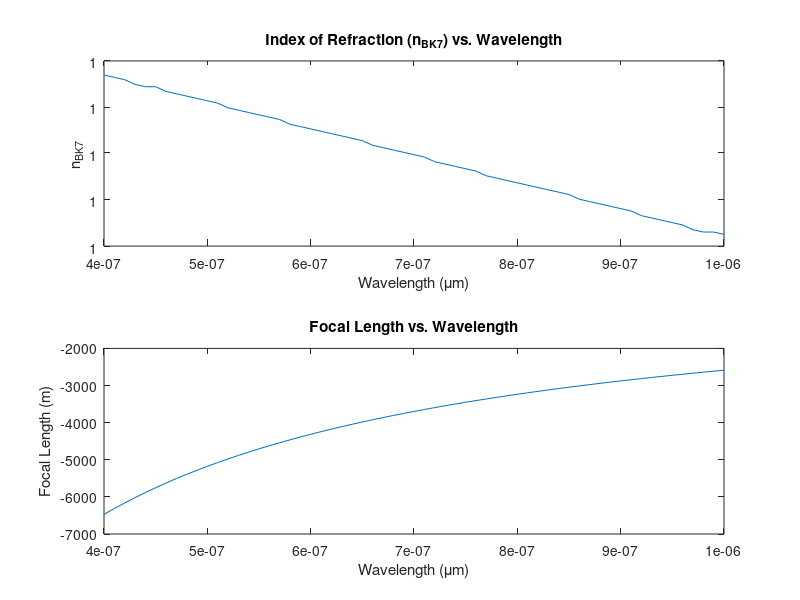

The MATLAB source for this figure: (Note: this script raises an error after producing the figure.)

%% Q 2
% a
% we will use Lens formula
clc

n_2 = 1.545;
n_1 = 1;
n_3 = 1;
R_1 = 5*10^(-3);
R_2 = 6*10^(-3);
f = ((n_2 - n_1)/R_1 + (n_3 - n_2)/R_2)^(-1); % f = 55.04 mm
% we can get a real image with this lens as long as u > f the object is
% placed further from the focal lens distance

%% b
lambda_arra = 0.4:0.01:1;
lambda_array = lambda_arra*1e-6;

n_BK7 = 1 + (1.03961212 * lambda_array.^2) ./ (lambda_array.^2 - 0.00600069867) + ...
    0.231792344 .* lambda_array ./ (lambda_array.^2 - 0.0200179144) + ...
    (1.01046945 .* lambda_array) ./ (lambda_array.^2 - 103.560653);

f = zeros(size(lambda_array)); 

for i = 1:length(lambda_array)
    n_BK7_i = 1 + (1.03961212 * lambda_array(i)^2) / (lambda_array(i)^2 - 0.00600069867) + ...
        0.231792344 * lambda_array(i) / (lambda_array(i)^2 - 0.0200179144) + ...
        (1.01046945 * lambda_array(i)) / (lambda_array(i)^2 - 103.560653);
    
    f(i) = ((n_BK7_i - n_1) / R_1 + (n_3 - n_BK7_i) / R_2)^(-1);
end

% Plot n_BK7
subplot(2,1,1);
plot(lambda_array, n_BK7);
xlabel('Wavelength (\mum)');
ylabel('n_{BK7}');
title('Index of Refraction (n_{BK7}) vs. Wavelength');

% Plot f
subplot(2,1,2);
plot(lambda_array, f);
xlabel('Wavelength (\mum)');
ylabel('Focal Length (m)');
title('Focal Length vs. Wavelength');

%% c 1+2
R = 25;
d1 = 70;
syms d2;
lambda_1 = 595*10^(-3);
lambda_2 = 487*10^(-3);
lambda_array = lambda_1;

n_BK7 = sqrt(1 + (1.03961212 * lambda_array^2)/ (lambda_array^2 - 0.00600069867) + ...
    (0.231792344 .* lambda_array)/ (lambda_array^2 - 0.0200179144) + ...
    (1.01046945 * lambda_array) / (lambda_array^2 - 103.560653));




M = calculateM(d1,d2,n_BK7,R);

% Define the equation
B = M(1,2);
equation = B == 0;

% Solve the equation
solution = solve(equation, d2);

% Display the solution
disp(solution);

% 2 c 2
r = 1;
theta = -pi/5:pi/25:pi/5;
x_ = -1:0.1:1;
% Initialize arrays to store beam positions after each matrix multiplication
positions_after_A = [];
positions_after_B = [];
positions_after_C = [];
positions_after_D = [];
lambda_array =lambda_1;
for i = 1:length(theta)
    bean_in = [r;theta(i)];
    bean_A = matrixA(70)*bean_in;
    positions_after_A = [positions_after_A, bean_A];
    bean_B = matrixB(R,n_BK7)*bean_A;
    positions_after_B = [positions_after_B, bean_B];
    bean_C = matrixC(R,n_BK7)*bean_B;
    positions_after_C = [positions_after_C, bean_C];
    bean_D = matrixD(32)*bean_C;
    positions_after_D = [positions_after_D, bean_D];
     % Define the x and y coordinates of the four points
     x = [0, 70, 71, 102];
     y = [bean_in(1), bean_A(1), bean_B(1), bean_D(1)];
     
     % Plot the points
     figure(1)
     plot(x, y, '--', 'MarkerSize', 100); 
     xlabel('X axis mm');
     ylabel('Y axis mm');
     title('Graph of beam path');
     hold on
end
hold off

for j = 1:2
    if j == 1
        lambda_array = lambda_1;
        n_BK7 = sqrt(1 + (1.03961212 * lambda_array^2)/ (lambda_array^2 - 0.00600069867) + ...
    (0.231792344 .* lambda_array)/ (lambda_array^2 - 0.0200179144) + ...
    (1.01046945 * lambda_array) / (lambda_array^2 - 103.560653));
    end
    if j == 2
        lambda_array = lambda_2;
        n_BK7 = sqrt(1 + (1.03961212 * lambda_array^2)/ (lambda_array^2 - 0.00600069867) + ...
    (0.231792344 .* lambda_array)/ (lambda_array^2 - 0.0200179144) + ...
    (1.01046945 * lambda_array) / (lambda_array^2 - 103.560653));
    end

    for i = 1:length(x_)
        bean_in = [x_(i);0];
        bean_A = matrixA(70)*bean_in;
        positions_after_A = [positions_after_A, bean_A];
        bean_B = matrixB(R,n_BK7)*bean_A;
        positions_after_B = [positions_after_B, bean_B];
        bean_C = matrixC(R,n_BK7)*bean_B;
        positions_after_C = [positions_after_C, bean_C];
        bean_D = matrixD(32)*bean_C;
        positions_after_D = [positions_after_D, bean_D];
         % Define the x and y coordinates of the four points
         x = [0, 70, 71, 102];
         y = [bean_in(1), bean_A(1), bean_B(1), bean_D(1)];
         
         if j == 1
         % Plot the points
         figure(2)
         plot(x, y, '--', 'MarkerSize', 100,'Color','b'); 
         hold on
         xlabel('X axis');
         ylabel('Y axis');
         title('Graph of beam path');
         
         else
             % Plot the points
             figure(2)
             plot(x, y, '--', 'MarkerSize', 100,'Color','r'); 
             legend('lambda_1','Location','south')
             legend('\color{blue}lambda_1','\color{red}lambda_2')
             xlabel('X axis');
             ylabel('Y axis');
             title('Graph of beam path');
         end
         
       
    end
end
hold off
%% 2 d 1

n_BK7 = sqrt(1 + (1.03961212 * lambda_array^2)/ (lambda_array^2 - 0.00600069867) + ...
    (0.231792344 .* lambda_array^2)/ (lambda_array^2 - 0.0200179144) + ...
    (1.01046945 * lambda_array^2) / (lambda_array^2 - 103.560653));

n_F2 = sqrt(1 + (1.34533359* lambda_array^2)/( lambda_array^2 - 0.00997743871) +...
    (0.209073176*lambda_array^2)/(lambda_array^2 - 0.0470450767) + ...
    (0.937357162*lambda_array^2)/(lambda_array^2 - 111.886764));


d1 = 0.7*10^(-3);
d2 = 1.15*10^(-3);
lambda1 = 445*10^(-6);
lambda2 = 739*10^(-6);
R = 35*10^(-3);
syms R3; % R3 = 21.15

for i = 1:2
    if i == 1
        lambda_array = lambda1;
        n_BK7 = sqrt(1 + (1.03961212 * lambda_array^2)/ (lambda_array^2 - 0.00600069867) + ...
        (0.231792344 .* lambda_array^2)/ (lambda_array^2 - 0.0200179144) + ...
        (1.01046945 * lambda_array^2) / (lambda_array^2 - 103.560653));

        n_F2 = sqrt(1 + (1.34533359* lambda_array^2)/( lambda_array^2 - 0.00997743871) +...
        (0.209073176*lambda_array^2)/(lambda_array^2 - 0.0470450767) + ...
        (0.937357162*lambda_array^2)/(lambda_array^2 - 111.886764));
        n_BK7 = 1;
        n_F2 = 0.99;
        M1 = [1,0;(1-n_BK7)/(n_BK7*R),1/n_BK7];
        M2 = [1,d1;0,1];
        M3 = [1,0;(n_BK7-n_F2)/(-R*n_F2),n_BK7/n_F2];
        M4 = [1,d2;0,1];
        M5 = [1,0;(n_F2-1)/(-R3),n_F2];
        Mtot1 = M5*M4*M3*M2*M1;
        C1 = Mtot1(2,1);
    end
    if i == 2
        lambda_array = lambda2;
        n_BK7 = sqrt(1 + (1.03961212 * lambda_array^2)/ (lambda_array^2 - 0.00600069867) + ...
        (0.231792344 .* lambda_array^2)/ (lambda_array^2 - 0.0200179144) + ...
        (1.01046945 * lambda_array^2) / (lambda_array^2 - 103.560653));

        n_F2 = sqrt(1 + (1.34533359* lambda_array^2)/( lambda_array^2 - 0.00997743871) +...
        (0.209073176*lambda_array^2)/(lambda_array^2 - 0.0470450767) + ...
        (0.937357162*lambda_array^2)/(lambda_array^2 - 111.886764));

        M1 = [1,0;(1-n_BK7)/(n_BK7*R),1/n_BK7];
        M2 = [1,d1;0,1];
        M3 = [1,0;(n_BK7-n_F2)/(-R*n_F2),n_BK7/n_F2];
        M4 = [1,d2;0,1];
        M5 = [1,0;(n_F2-1)/(-R3),n_F2];
        Mtot2 = M5*M4*M3*M2*M1;
        C2 = Mtot2(2,1);

    end
    
end

equation = C1 - C2 == 0;

% Solve the equation
R3_solution = solve(equation, R3);

% Display the solution
disp(solution);
%R3 = 21.15;

%% 2 d 2
N1_f2 = 1.34533359;
N2_f2 = 0.209073176;
N3_f2 = 0.937357162;
D1_f2 = -0.00997743871;
D2_f2 = -0.0470450767;
D3_f2 = -111.886764;
% 
% 
% n = sqrt(1 + N1.*lambda.^2./(lambda.^2- D1) + N2.*lambda.^2./(lambda.^2 -D2) + N3.*lambda.^2./(lambda.^2- D3));
nf2 = @(l) sqrt(1 + N1_f2.*l.^2./(l.^2- D1_f2) + N2_f2.*l.^2./(l.^2 -D2_f2) + N3_f2.*l.^2./(l.^2- D3_f2));


N1 = 1.03961212;
N2 = 0.231792344;
N3 = 1.01046945;
D1 = 0.00600069867;
D2 = 0.0200179144;
D3 = 103.560653;
nbk7 = @(l) sqrt(1 + N1*l.^2./(l.^2 - D1) + N2*l.^2./(l.^2 - D2) + N3*l.^2./(l.^2 - D3));
% WaveLength range
wavelengths_nm = 400:1000;
focal_lengths = zeros(1, length(wavelengths_nm));
% Constants 

lambda1 = 445*10^(-6);
lambda2 = 739*10^(-6);

R = 24*1e-3;
d1 = 0.62*1e-3;
d2 = 1.65*1e-3;
R3 = -0.037065717171796109168813960092515;
f_avg = 0;
n_bk7_avg = 0;
for i = 1:length(wavelengths_nm)
    lambda_f = wavelengths_nm(i) / 1000; % Convertion to appropriate units 

    n1 = nbk7(lambda_f);
    n2 = nf2(lambda_f);
    M1=[1 0;(1-n1)/(n1*R) 1/n1];
    M2 = [1 d1; 0 1];
    M3 = [1 0; (n1-n2)/n2*-R n1/n2];
    M4= [1 d2; 0 1];
    M5=[1 0;(n2-1)/R3 n2];
    M_tot = M5*M4*M3*M2*M1;
    focal_lengths(i) = -1 / M_tot(2, 1);
    f_avg = focal_lengths(i) +f_avg;
    n_bk7_avg = n_bk7_avg + n1;
end

figure(4)
plot(wavelengths_nm, focal_lengths, '--', 'MarkerSize', 100,'Color','b'); 
hold on;
xlabel('lambda nm');
ylabel('focal length mm');
title('focal length as function of lambda ');
xlabel('Wave-Length (nm)', 'Interpreter', 'latex');
ylabel('Focal length (m)', 'Interpreter', 'latex');
title('Focal Length  bk7 and f2)', 'Interpreter', 'latex');
grid on;



%% 2 d 2 המשך
syms d_before d_after
tot_mat = [1 d_before; 0 1]*M_tot*[1 d_after; 0 1];
eq1 = tot_mat(1, 2) == 0;
eq2 = tot_mat(1, 1) == 1;
sol = solve([eq1, eq2], [d_before, d_after]);
vpa(sol.d_before)
vpa(sol.d_after)


f_avg = f_avg / length(wavelengths_nm)
n_bk7_avg = n_bk7_avg / length(wavelengths_nm);
R1_new = 2*f_avg*(n_bk7_avg-1);
R2_new = -R1_new;
% Plot the focal length as a function of the wavelength


for i = 1:length(wavelengths_nm)
    lambda_f = wavelengths_nm(i) / 1000; % Convertion to appropriate units 
    n1 = nbk7(lambda_f);
    M1=[1 0;(1-n1)/(n1*R1_new) 1/n1];
    M2 = [1 d1; 0 1];
    M3 = [1 0; (n1-1)/1*R2_new n1/1];
    M_path = M3*M2*M1;
    focal_lengths(i) = -1 / M_path(2, 1);
end

% tot_mat = [1 d_before; 0 1]*M_path*[1 d_after; 0 1];
% eq1 = tot_mat(1, 2) == 0;
% eq2 = tot_mat(1, 1) == 1;
% sol = solve([eq1, eq2], [d_before, d_after]);
% vpa(sol.d_before)
% vpa(sol.d_after)
plot(wavelengths_nm, focal_lengths);
xlabel('Wave-Length (nm)', 'Interpreter', 'latex');
ylabel('Focal length (m)', 'Interpreter', 'latex');
title('Focal Length lens bk7', 'Interpreter', 'latex');
grid on;
hold off

%% 2 d 3



H1 = zeros(1, length(wavelengths_nm));
H2 = zeros(1, length(wavelengths_nm));

%%


H1avg =  0;
H2avg = 0;
for i = 1:length(wavelengths_nm)
    lambda_f = wavelengths_nm(i) / 1000; % Convertion to appropriate units 

    n1 = nbk7(lambda_f);
    n2 = nf2(lambda_f);
    M1=[1 0;(1-n1)/(n1*R) 1/n1];
    M2 = [1 d1; 0 1];
    M3 = [1 0; (n1-n2)/n2*-R n1/n2];
    M4= [1 d2; 0 1];
    M5=[1 0;(n2-1)/R3 n2];
    M_tot = M5*M4*M3*M2*M1;
    focal_lengths(i) = -1 / M_tot(2, 1);
    f_avg = focal_lengths(i) +f_avg;
    n_bk7_avg = n_bk7_avg + n1;
    A = M_tot(1,1);
    B = M_tot(1,2);
    C = M_tot(2,1);
    D = M_tot(2,2);
    H1(i)=-(1-D)/C;
    H1avg = H1(i) + H1avg;
    H2(i) = (1-A)/C;
    H2avg = H2(i) + H2avg;

end

H1avg = H1avg / length(wavelengths_nm)
H2avg = H2avg / length(wavelengths_nm)


figure(5)
plot(wavelengths_nm, H1, '--', 'MarkerSize', 100,'Color','b'); 
hold on;
xlabel('lambda nm');
ylabel('focal length mm');
title('focal length as function of lambda ');
xlabel('Wave-Length (nm)', 'Interpreter', 'latex');
ylabel('Focal length (m)', 'Interpreter', 'latex');
title('H1 as a function of Wavelength', 'Interpreter', 'latex');
grid on;

figure(4)
plot(wavelengths_nm, H2, '--', 'MarkerSize', 100,'Color','b'); 
hold on;
xlabel('lambda nm');
ylabel('focal length mm');
title('focal length as function of lambda ');
xlabel('Wave-Length (nm)', 'Interpreter', 'latex');
ylabel('Focal length (m)', 'Interpreter', 'latex');
title('H2 as a function of Wavelength', 'Interpreter', 'latex');
grid on;
hold off


%% function
function A = matrixA(d1)
    A = [1,d1;0,1];
end

function B = matrixB(R,n_BK7)
    B = [1,0;(1-n_BK7)/(n_BK7*R),1/n_BK7];
end

function C = matrixC(R,n_BK7)
    C = [1,0;(n_BK7-1)/(-R),n_BK7];
end

function D = matrixD(d2)
    D = [1,d2;0,1];
end


% Multiply the matrices to obtain M
function M = calculateM(d1,d2,n_BK7,R)
    A = matrixA(d1);
    B = matrixB(R,n_BK7);
    C = matrixC(R,n_BK7);
    D = matrixD(d2);
    M = D * C * B * A;
end








